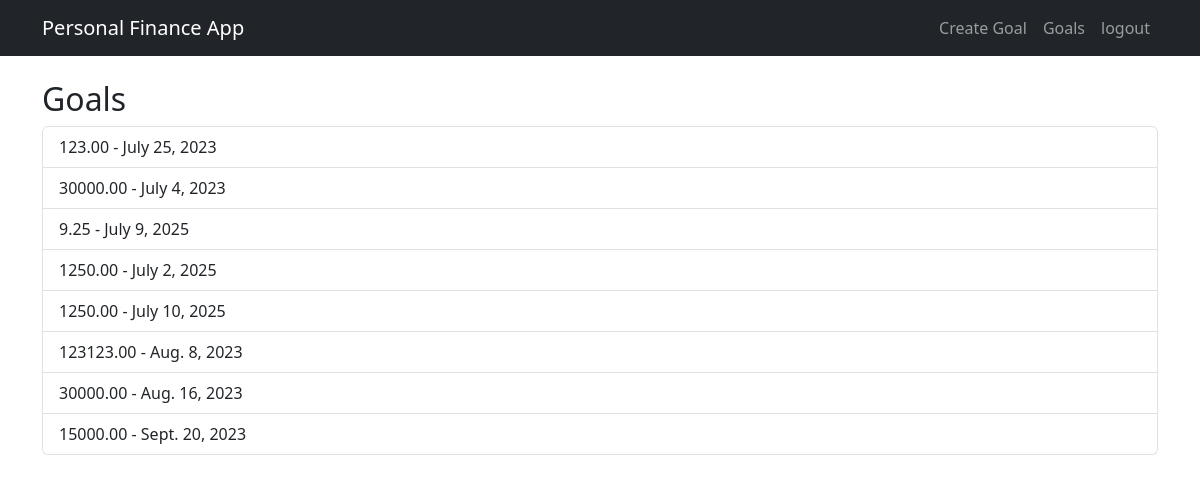
Page /finance/get-goals/ (signed in) on the committed database.
### finance/models.py (models this page shows)
class Goal(models.Model):
    user = models.ForeignKey(User, on_delete=models.CASCADE)
    total_amount = models.DecimalField(max_digits=10, decimal_places=2)
    goal_date = models.DateField()

### finance/views.py (the view)
# urls.py: path('get-goals/', get_goals,name="get_goals"),
@login_required
def get_goals(request):
    goals = Goal.objects.filter(user=request.user)
    return render(request, 'finance/goals.html', {'goals': goals})

### finance/templates/finance/goals.html
{% extends 'base.html' %}
{% block content %}
  <h2>Goals</h2>
  {% if goals %}
    <ul class="list-group">
    {% for goal in goals %}
      <li class="list-group-item">{{ goal.total_amount }} - {{ goal.goal_date }}</li>
    {% endfor %}
    </ul>
  {% else %}
    <p>No goals found.</p>
  {% endif %}
{% endblock %}

### finance/templates/base.html (shortened to what this page needs)
<!DOCTYPE html>
<html>
<head>
    <link rel="stylesheet" href="https://cdn.jsdelivr.net/npm/bootstrap@5.3.0/dist/css/bootstrap.min.css">
</head>
<body>
    <header>
        <nav class="navbar navbar-expand navbar-dark bg-dark">
            <div class="container">
                <a class="navbar-brand" href="{% url 'finance:home' %}">Personal Finance App</a>
                <ul class="navbar-nav">
                    {% if user.is_authenticated %}
                        <li class="nav-item"><a class="nav-link" href="{% url 'finance:create_goal' %}">Create Goal</a></li>
                        <li class="nav-item"><a class="nav-link" href="{% url 'finance:get_goals' %}">Goals</a></li>
                        <li class="nav-item"><a class="nav-link" href="{% url 'finance:logout' %}">logout</a></li>
                    {% else %}
                        <li class="nav-item"><a class="nav-link" href="{% url 'finance:register' %}">Register</a></li>
                        <li class="nav-item"><a class="nav-link" href="{% url 'finance:login' %}">Login</a></li>
                        {% endif %}
                </ul>
            </div>
        </nav>
    </header>
    <main class="container mt-4">
        {% block content %}
        {% endblock %}
    </main>
</body>
</html>

### rows in the picture
Goal: total_amount "123.00", goal_date "July 25, 2023"
Goal: total_amount "30000.00", goal_date "July 4, 2023"
Goal: total_amount "9.25", goal_date "July 9, 2025"
Goal: total_amount "1250.00", goal_date "July 2, 2025"
Goal: total_amount "1250.00", goal_date "July 10, 2025"
Goal: total_amount "123123.00", goal_date "Aug. 8, 2023"
Goal: total_amount "30000.00", goal_date "Aug. 16, 2023"
Goal: total_amount "15000.00", goal_date "Sept. 20, 2023"
